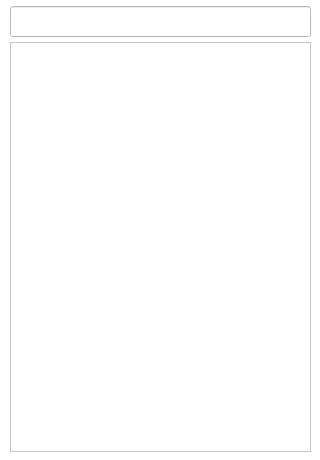
<?xml version="1.0" encoding="UTF-8"?>
<ui version="4.0">
 <class>Emulator</class>
 <widget class="QDialog" name="Emulator">
  <property name="geometry">
   <rect>
    <x>0</x>
    <y>0</y>
    <width>320</width>
    <height>460</height>
   </rect>
  </property>
  <property name="windowTitle">
   <string>Dialog</string>
  </property>
  <property name="styleSheet">
   <string notr="true">background-color: rgb(255, 255, 255);</string>
  </property>
  <widget class="QTextEdit" name="textEdit">
   <property name="geometry">
    <rect>
     <x>10</x>
     <y>42</y>
     <width>301</width>
     <height>410</height>
    </rect>
   </property>
   <property name="font">
    <font>
     <family>DejaVu Sans Mono</family>
    </font>
   </property>
  </widget>
  <widget class="QLineEdit" name="lineEdit">
   <property name="geometry">
    <rect>
     <x>10</x>
     <y>6</y>
     <width>301</width>
     <height>31</height>
    </rect>
   </property>
   <property name="font">
    <font>
     <family>DejaVu Sans Mono</family>
    </font>
   </property>
  </widget>
 </widget>
 <resources/>
 <connections/>
</ui>
